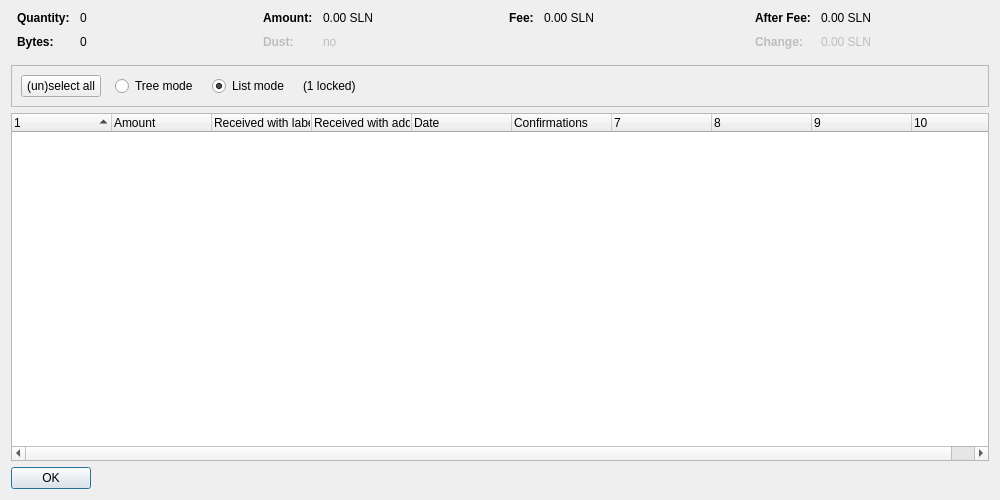
<?xml version="1.0" encoding="UTF-8"?>
<ui version="4.0">
 <class>CoinControlDialog</class>
 <widget class="QDialog" name="CoinControlDialog">
  <property name="geometry">
   <rect>
    <x>0</x>
    <y>0</y>
    <width>1000</width>
    <height>500</height>
   </rect>
  </property>
  <property name="windowTitle">
   <string>Coin Selection</string>
  </property>
  <layout class="QVBoxLayout" name="verticalLayout">
   <item>
    <layout class="QHBoxLayout" name="horizontalLayoutTop" stretch="0,0,0,0">
     <property name="topMargin">
      <number>0</number>
     </property>
     <property name="bottomMargin">
      <number>10</number>
     </property>
     <item>
      <layout class="QFormLayout" name="formLayoutCoinControl1">
       <property name="horizontalSpacing">
        <number>10</number>
       </property>
       <property name="verticalSpacing">
        <number>10</number>
       </property>
       <property name="leftMargin">
        <number>6</number>
       </property>
       <property name="rightMargin">
        <number>6</number>
       </property>
       <item row="0" column="0">
        <widget class="QLabel" name="labelCoinControlQuantityText">
         <property name="font">
          <font>
           <weight>75</weight>
           <bold>true</bold>
          </font>
         </property>
         <property name="text">
          <string>Quantity:</string>
         </property>
        </widget>
       </item>
       <item row="0" column="1">
        <widget class="QLabel" name="labelCoinControlQuantity">
         <property name="cursor">
          <cursorShape>IBeamCursor</cursorShape>
         </property>
         <property name="contextMenuPolicy">
          <enum>Qt::ActionsContextMenu</enum>
         </property>
         <property name="text">
          <string notr="true">0</string>
         </property>
         <property name="textInteractionFlags">
          <set>Qt::LinksAccessibleByMouse|Qt::TextSelectableByKeyboard|Qt::TextSelectableByMouse</set>
         </property>
        </widget>
       </item>
       <item row="1" column="0">
        <widget class="QLabel" name="labelCoinControlBytesText">
         <property name="font">
          <font>
           <weight>75</weight>
           <bold>true</bold>
          </font>
         </property>
         <property name="text">
          <string>Bytes:</string>
         </property>
        </widget>
       </item>
       <item row="1" column="1">
        <widget class="QLabel" name="labelCoinControlBytes">
         <property name="cursor">
          <cursorShape>IBeamCursor</cursorShape>
         </property>
         <property name="contextMenuPolicy">
          <enum>Qt::ActionsContextMenu</enum>
         </property>
         <property name="text">
          <string notr="true">0</string>
         </property>
         <property name="textInteractionFlags">
          <set>Qt::LinksAccessibleByMouse|Qt::TextSelectableByKeyboard|Qt::TextSelectableByMouse</set>
         </property>
        </widget>
       </item>
      </layout>
     </item>
     <item>
      <layout class="QFormLayout" name="formLayoutCoinControl2">
       <property name="horizontalSpacing">
        <number>10</number>
       </property>
       <property name="verticalSpacing">
        <number>10</number>
       </property>
       <property name="leftMargin">
        <number>6</number>
       </property>
       <property name="rightMargin">
        <number>6</number>
       </property>
       <item row="0" column="0">
        <widget class="QLabel" name="labelCoinControlAmountText">
         <property name="font">
          <font>
           <weight>75</weight>
           <bold>true</bold>
          </font>
         </property>
         <property name="text">
          <string>Amount:</string>
         </property>
        </widget>
       </item>
       <item row="0" column="1">
        <widget class="QLabel" name="labelCoinControlAmount">
         <property name="cursor">
          <cursorShape>IBeamCursor</cursorShape>
         </property>
         <property name="contextMenuPolicy">
          <enum>Qt::ActionsContextMenu</enum>
         </property>
         <property name="text">
          <string notr="true">0.00 SLN</string>
         </property>
         <property name="textInteractionFlags">
          <set>Qt::LinksAccessibleByMouse|Qt::TextSelectableByKeyboard|Qt::TextSelectableByMouse</set>
         </property>
        </widget>
       </item>
       <item row="1" column="0">
        <widget class="QLabel" name="labelCoinControlLowOutputText">
         <property name="enabled">
          <bool>false</bool>
         </property>
         <property name="font">
          <font>
           <weight>75</weight>
           <bold>true</bold>
          </font>
         </property>
         <property name="text">
          <string>Dust:</string>
         </property>
        </widget>
       </item>
       <item row="1" column="1">
        <widget class="QLabel" name="labelCoinControlLowOutput">
         <property name="enabled">
          <bool>false</bool>
         </property>
         <property name="cursor">
          <cursorShape>IBeamCursor</cursorShape>
         </property>
         <property name="contextMenuPolicy">
          <enum>Qt::ActionsContextMenu</enum>
         </property>
         <property name="text">
          <string notr="true">no</string>
         </property>
         <property name="textInteractionFlags">
          <set>Qt::LinksAccessibleByMouse|Qt::TextSelectableByKeyboard|Qt::TextSelectableByMouse</set>
         </property>
        </widget>
       </item>
      </layout>
     </item>
     <item>
      <layout class="QFormLayout" name="formLayoutCoinControl3">
       <property name="horizontalSpacing">
        <number>10</number>
       </property>
       <property name="verticalSpacing">
        <number>10</number>
       </property>
       <property name="leftMargin">
        <number>6</number>
       </property>
       <property name="rightMargin">
        <number>6</number>
       </property>
       <item row="0" column="0">
        <widget class="QLabel" name="labelCoinControlFeeText">
         <property name="font">
          <font>
           <weight>75</weight>
           <bold>true</bold>
          </font>
         </property>
         <property name="text">
          <string>Fee:</string>
         </property>
        </widget>
       </item>
       <item row="0" column="1">
        <widget class="QLabel" name="labelCoinControlFee">
         <property name="cursor">
          <cursorShape>IBeamCursor</cursorShape>
         </property>
         <property name="contextMenuPolicy">
          <enum>Qt::ActionsContextMenu</enum>
         </property>
         <property name="text">
          <string notr="true">0.00 SLN</string>
         </property>
         <property name="textInteractionFlags">
          <set>Qt::LinksAccessibleByMouse|Qt::TextSelectableByKeyboard|Qt::TextSelectableByMouse</set>
         </property>
        </widget>
       </item>
      </layout>
     </item>
     <item>
      <layout class="QFormLayout" name="formLayoutCoinControl4">
       <property name="horizontalSpacing">
        <number>10</number>
       </property>
       <property name="verticalSpacing">
        <number>10</number>
       </property>
       <property name="leftMargin">
        <number>6</number>
       </property>
       <property name="rightMargin">
        <number>6</number>
       </property>
       <item row="0" column="0">
        <widget class="QLabel" name="labelCoinControlAfterFeeText">
         <property name="font">
          <font>
           <weight>75</weight>
           <bold>true</bold>
          </font>
         </property>
         <property name="text">
          <string>After Fee:</string>
         </property>
        </widget>
       </item>
       <item row="0" column="1">
        <widget class="QLabel" name="labelCoinControlAfterFee">
         <property name="cursor">
          <cursorShape>IBeamCursor</cursorShape>
         </property>
         <property name="contextMenuPolicy">
          <enum>Qt::ActionsContextMenu</enum>
         </property>
         <property name="text">
          <string notr="true">0.00 SLN</string>
         </property>
         <property name="textInteractionFlags">
          <set>Qt::LinksAccessibleByMouse|Qt::TextSelectableByKeyboard|Qt::TextSelectableByMouse</set>
         </property>
        </widget>
       </item>
       <item row="1" column="0">
        <widget class="QLabel" name="labelCoinControlChangeText">
         <property name="enabled">
          <bool>false</bool>
         </property>
         <property name="font">
          <font>
           <weight>75</weight>
           <bold>true</bold>
          </font>
         </property>
         <property name="text">
          <string>Change:</string>
         </property>
        </widget>
       </item>
       <item row="1" column="1">
        <widget class="QLabel" name="labelCoinControlChange">
         <property name="enabled">
          <bool>false</bool>
         </property>
         <property name="cursor">
          <cursorShape>IBeamCursor</cursorShape>
         </property>
         <property name="contextMenuPolicy">
          <enum>Qt::ActionsContextMenu</enum>
         </property>
         <property name="text">
          <string notr="true">0.00 SLN</string>
         </property>
         <property name="textInteractionFlags">
          <set>Qt::LinksAccessibleByMouse|Qt::TextSelectableByKeyboard|Qt::TextSelectableByMouse</set>
         </property>
        </widget>
       </item>
      </layout>
     </item>
    </layout>
   </item>
   <item>
    <widget class="QFrame" name="frame">
     <property name="minimumSize">
      <size>
       <width>0</width>
       <height>40</height>
      </size>
     </property>
     <property name="frameShape">
      <enum>QFrame::StyledPanel</enum>
     </property>
     <property name="frameShadow">
      <enum>QFrame::Sunken</enum>
     </property>
     <layout class="QHBoxLayout" name="horizontalLayout">
      <item>
       <layout class="QHBoxLayout" name="horizontalLayoutPanel" stretch="0,0,0,0,0">
        <property name="spacing">
         <number>14</number>
        </property>
        <item>
         <widget class="QPushButton" name="pushButtonSelectAll">
          <property name="sizePolicy">
           <sizepolicy hsizetype="Maximum" vsizetype="Fixed">
            <horstretch>0</horstretch>
            <verstretch>0</verstretch>
           </sizepolicy>
          </property>
          <property name="text">
           <string>(un)select all</string>
          </property>
          <property name="autoDefault">
           <bool>false</bool>
          </property>
         </widget>
        </item>
        <item>
         <widget class="QRadioButton" name="radioTreeMode">
          <property name="sizePolicy">
           <sizepolicy hsizetype="Maximum" vsizetype="Fixed">
            <horstretch>0</horstretch>
            <verstretch>0</verstretch>
           </sizepolicy>
          </property>
          <property name="text">
           <string>Tree mode</string>
          </property>
         </widget>
        </item>
        <item>
         <widget class="QRadioButton" name="radioListMode">
          <property name="sizePolicy">
           <sizepolicy hsizetype="Maximum" vsizetype="Fixed">
            <horstretch>0</horstretch>
            <verstretch>0</verstretch>
           </sizepolicy>
          </property>
          <property name="text">
           <string>List mode</string>
          </property>
          <property name="checked">
           <bool>true</bool>
          </property>
         </widget>
        </item>
        <item>
         <widget class="QLabel" name="labelLocked">
          <property name="text">
           <string notr="true">(1 locked)</string>
          </property>
         </widget>
        </item>
        <item>
         <spacer name="horizontalSpacer">
          <property name="orientation">
           <enum>Qt::Horizontal</enum>
          </property>
          <property name="sizeHint" stdset="0">
           <size>
            <width>40</width>
            <height>20</height>
           </size>
          </property>
         </spacer>
        </item>
       </layout>
      </item>
     </layout>
    </widget>
   </item>
   <item>
    <widget class="CoinControlTreeWidget" name="treeWidget">
     <property name="contextMenuPolicy">
      <enum>Qt::CustomContextMenu</enum>
     </property>
     <property name="sortingEnabled">
      <bool>false</bool>
     </property>
     <property name="columnCount">
      <number>10</number>
     </property>
     <attribute name="headerShowSortIndicator" stdset="0">
      <bool>true</bool>
     </attribute>
     <attribute name="headerStretchLastSection">
      <bool>false</bool>
     </attribute>
     <column>
      <property name="text">
       <string/>
      </property>
     </column>
     <column>
      <property name="text">
       <string>Amount</string>
      </property>
     </column>
     <column>
      <property name="text">
       <string>Received with label</string>
      </property>
     </column>
     <column>
      <property name="text">
       <string>Received with address</string>
      </property>
     </column>
     <column>
      <property name="text">
       <string>Date</string>
      </property>
     </column>
     <column>
      <property name="text">
       <string>Confirmations</string>
      </property>
      <property name="toolTip">
       <string>Confirmed</string>
      </property>
     </column>
     <column>
      <property name="text">
       <string/>
      </property>
     </column>
     <column>
      <property name="text">
       <string/>
      </property>
     </column>
     <column>
      <property name="text">
       <string/>
      </property>
     </column>
     <column>
      <property name="text">
       <string/>
      </property>
     </column>
    </widget>
   </item>
   <item>
    <widget class="QDialogButtonBox" name="buttonBox">
     <property name="sizePolicy">
      <sizepolicy hsizetype="Maximum" vsizetype="Fixed">
       <horstretch>0</horstretch>
       <verstretch>0</verstretch>
      </sizepolicy>
     </property>
     <property name="orientation">
      <enum>Qt::Horizontal</enum>
     </property>
     <property name="standardButtons">
      <set>QDialogButtonBox::Ok</set>
     </property>
    </widget>
   </item>
  </layout>
 </widget>
 <customwidgets>
  <customwidget>
   <class>CoinControlTreeWidget</class>
   <extends>QTreeWidget</extends>
   <header>coincontroltreewidget.h</header>
  </customwidget>
 </customwidgets>
 <resources/>
 <connections/>
</ui>
